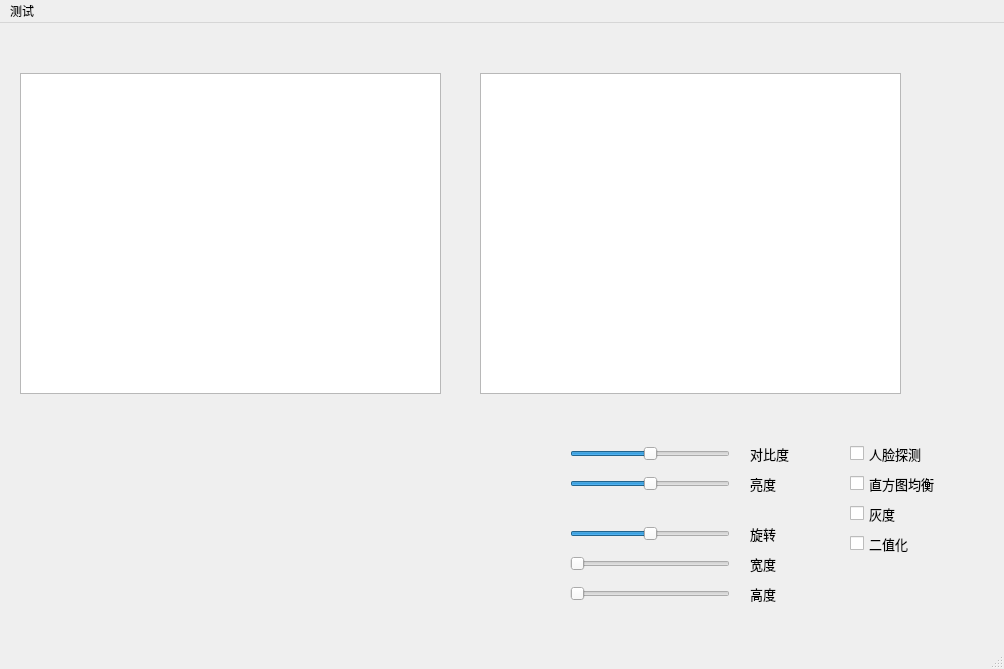
<?xml version="1.0" encoding="UTF-8"?>
<ui version="4.0">
 <class>MatlabGuiClass</class>
 <widget class="QMainWindow" name="MatlabGuiClass">
  <property name="geometry">
   <rect>
    <x>0</x>
    <y>0</y>
    <width>1004</width>
    <height>669</height>
   </rect>
  </property>
  <property name="windowTitle">
   <string>MatlabGui</string>
  </property>
  <widget class="QWidget" name="centralWidget">
   <widget class="QSlider" name="contrast">
    <property name="geometry">
     <rect>
      <x>570</x>
      <y>420</y>
      <width>160</width>
      <height>22</height>
     </rect>
    </property>
    <property name="maximum">
     <number>100</number>
    </property>
    <property name="singleStep">
     <number>1</number>
    </property>
    <property name="pageStep">
     <number>10</number>
    </property>
    <property name="value">
     <number>50</number>
    </property>
    <property name="orientation">
     <enum>Qt::Horizontal</enum>
    </property>
   </widget>
   <widget class="QGraphicsView" name="view1">
    <property name="geometry">
     <rect>
      <x>20</x>
      <y>50</y>
      <width>421</width>
      <height>321</height>
     </rect>
    </property>
   </widget>
   <widget class="QGraphicsView" name="view2">
    <property name="geometry">
     <rect>
      <x>480</x>
      <y>50</y>
      <width>421</width>
      <height>321</height>
     </rect>
    </property>
   </widget>
   <widget class="QSlider" name="brightness">
    <property name="geometry">
     <rect>
      <x>570</x>
      <y>450</y>
      <width>160</width>
      <height>22</height>
     </rect>
    </property>
    <property name="minimum">
     <number>-127</number>
    </property>
    <property name="maximum">
     <number>127</number>
    </property>
    <property name="orientation">
     <enum>Qt::Horizontal</enum>
    </property>
   </widget>
   <widget class="QLabel" name="label">
    <property name="geometry">
     <rect>
      <x>750</x>
      <y>420</y>
      <width>61</width>
      <height>21</height>
     </rect>
    </property>
    <property name="font">
     <font>
      <family>黑体</family>
      <pointsize>10</pointsize>
     </font>
    </property>
    <property name="text">
     <string>对比度</string>
    </property>
   </widget>
   <widget class="QLabel" name="label_2">
    <property name="geometry">
     <rect>
      <x>750</x>
      <y>450</y>
      <width>61</width>
      <height>21</height>
     </rect>
    </property>
    <property name="font">
     <font>
      <family>黑体</family>
      <pointsize>10</pointsize>
     </font>
    </property>
    <property name="text">
     <string>亮度</string>
    </property>
   </widget>
   <widget class="QSlider" name="rotate">
    <property name="geometry">
     <rect>
      <x>570</x>
      <y>500</y>
      <width>160</width>
      <height>22</height>
     </rect>
    </property>
    <property name="minimum">
     <number>-180</number>
    </property>
    <property name="maximum">
     <number>180</number>
    </property>
    <property name="orientation">
     <enum>Qt::Horizontal</enum>
    </property>
   </widget>
   <widget class="QLabel" name="label_3">
    <property name="geometry">
     <rect>
      <x>750</x>
      <y>500</y>
      <width>61</width>
      <height>21</height>
     </rect>
    </property>
    <property name="font">
     <font>
      <family>黑体</family>
      <pointsize>10</pointsize>
     </font>
    </property>
    <property name="text">
     <string>旋转</string>
    </property>
   </widget>
   <widget class="QSlider" name="width">
    <property name="geometry">
     <rect>
      <x>570</x>
      <y>530</y>
      <width>160</width>
      <height>22</height>
     </rect>
    </property>
    <property name="minimum">
     <number>1</number>
    </property>
    <property name="maximum">
     <number>4</number>
    </property>
    <property name="value">
     <number>1</number>
    </property>
    <property name="orientation">
     <enum>Qt::Horizontal</enum>
    </property>
   </widget>
   <widget class="QSlider" name="height">
    <property name="geometry">
     <rect>
      <x>570</x>
      <y>560</y>
      <width>160</width>
      <height>22</height>
     </rect>
    </property>
    <property name="minimum">
     <number>1</number>
    </property>
    <property name="maximum">
     <number>4</number>
    </property>
    <property name="value">
     <number>1</number>
    </property>
    <property name="orientation">
     <enum>Qt::Horizontal</enum>
    </property>
   </widget>
   <widget class="QLabel" name="label_4">
    <property name="geometry">
     <rect>
      <x>750</x>
      <y>530</y>
      <width>61</width>
      <height>21</height>
     </rect>
    </property>
    <property name="font">
     <font>
      <family>黑体</family>
      <pointsize>10</pointsize>
     </font>
    </property>
    <property name="text">
     <string>宽度</string>
    </property>
   </widget>
   <widget class="QLabel" name="label_5">
    <property name="geometry">
     <rect>
      <x>750</x>
      <y>560</y>
      <width>61</width>
      <height>21</height>
     </rect>
    </property>
    <property name="font">
     <font>
      <family>黑体</family>
      <pointsize>10</pointsize>
     </font>
    </property>
    <property name="text">
     <string>高度</string>
    </property>
   </widget>
   <widget class="QCheckBox" name="face">
    <property name="geometry">
     <rect>
      <x>850</x>
      <y>420</y>
      <width>101</width>
      <height>21</height>
     </rect>
    </property>
    <property name="font">
     <font>
      <family>黑体</family>
      <pointsize>10</pointsize>
     </font>
    </property>
    <property name="text">
     <string>人脸探测</string>
    </property>
   </widget>
   <widget class="QCheckBox" name="equalize">
    <property name="geometry">
     <rect>
      <x>850</x>
      <y>450</y>
      <width>121</width>
      <height>21</height>
     </rect>
    </property>
    <property name="font">
     <font>
      <family>黑体</family>
      <pointsize>10</pointsize>
     </font>
    </property>
    <property name="text">
     <string>直方图均衡</string>
    </property>
   </widget>
   <widget class="QCheckBox" name="gray">
    <property name="geometry">
     <rect>
      <x>850</x>
      <y>480</y>
      <width>121</width>
      <height>21</height>
     </rect>
    </property>
    <property name="font">
     <font>
      <family>黑体</family>
      <pointsize>10</pointsize>
     </font>
    </property>
    <property name="text">
     <string>灰度</string>
    </property>
   </widget>
   <widget class="QCheckBox" name="bin">
    <property name="enabled">
     <bool>true</bool>
    </property>
    <property name="geometry">
     <rect>
      <x>850</x>
      <y>510</y>
      <width>121</width>
      <height>21</height>
     </rect>
    </property>
    <property name="font">
     <font>
      <family>黑体</family>
      <pointsize>10</pointsize>
     </font>
    </property>
    <property name="mouseTracking">
     <bool>true</bool>
    </property>
    <property name="text">
     <string>二值化</string>
    </property>
   </widget>
  </widget>
  <widget class="QStatusBar" name="statusBar"/>
  <widget class="QMenuBar" name="menuBar">
   <property name="geometry">
    <rect>
     <x>0</x>
     <y>0</y>
     <width>1004</width>
     <height>26</height>
    </rect>
   </property>
   <widget class="QMenu" name="menu">
    <property name="title">
     <string>测试</string>
    </property>
   </widget>
   <addaction name="menu"/>
  </widget>
 </widget>
 <layoutdefault spacing="6" margin="11"/>
 <resources>
  <include location="matlab-gui.qrc"/>
 </resources>
 <connections/>
</ui>
